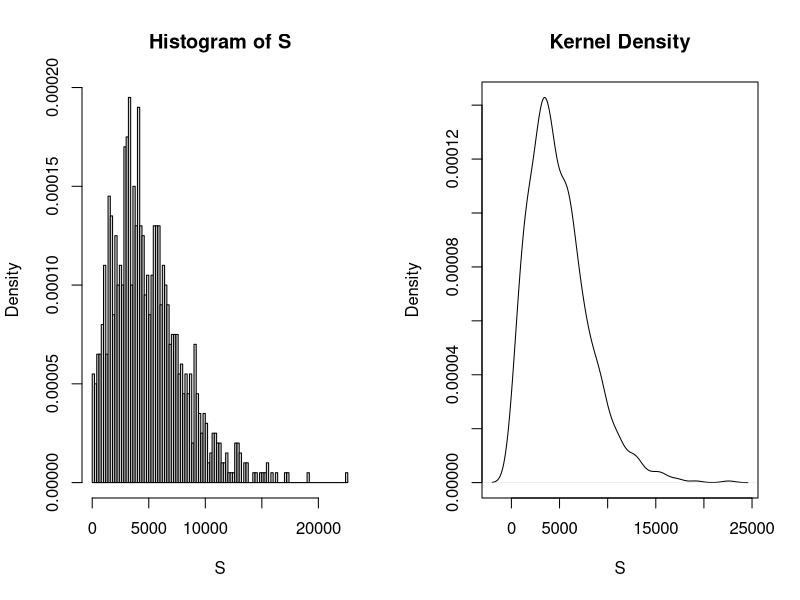
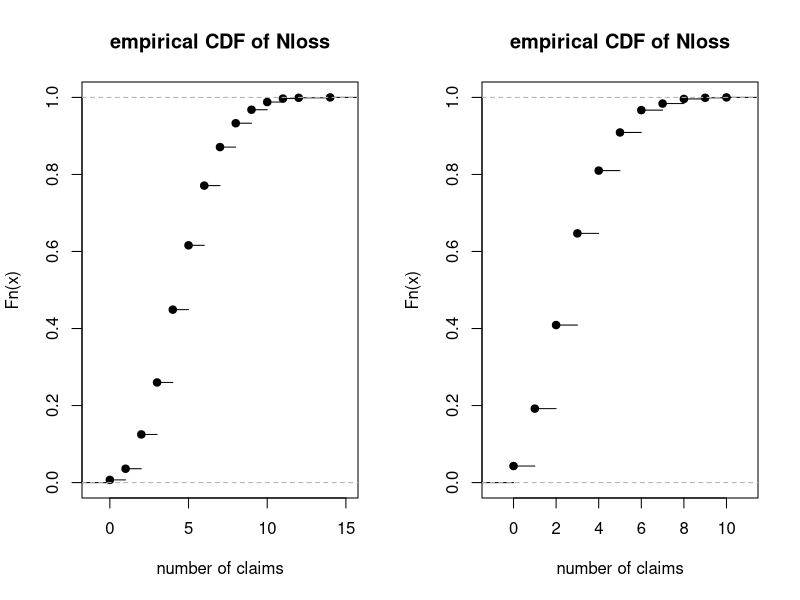
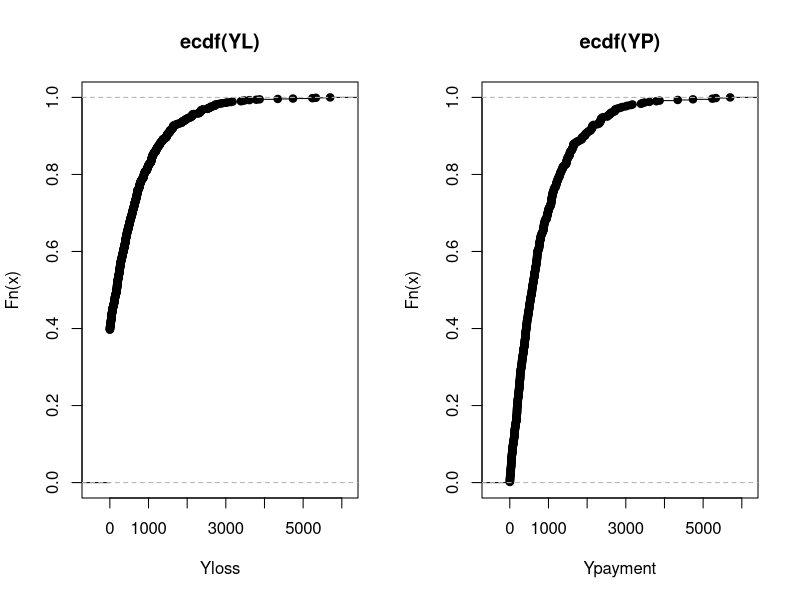

These figures' R source, in order:
# set parameters
lambda = 5
theta = 1000
set.seed(123)
size = 1000
S <- rep(NA,size)
N <- rpois(size,lambda)
Npolicy <- rep(NA, size)
for (i in 1:size){
  uu <- runif(N[i])
  Y <- -theta*log((1-uu))
  S[i] <- sum(Y)
  Npolicy[i] <- sum(Y > 500)
}

#1.(a)
# show distribution of aggregate loss S
par(mfrow=c(1,2))
hist(S,freq=F,breaks=100)
plot(density(S),main = "Kernel Density", xlab="S")

#1.(b)
#simulated values
mean(S)
var(S)
#true values
E <- lambda * theta
E
V <- lambda * (2*theta^2 - theta^2) + (lambda * theta^2)
V
#accuracy of mean and variance
1-((E-mean(S))/E)
1-((V-var(S))/V)
#the ture mean and true variance are close to the estimate mean and variance.
#by law of large number, increase size can make the simulation more accurate

#1.(c)
#P(S>10000) by normal distribution
1-pnorm(10000, mean = mean(S), sd = (var(S))^0.5, lower.tail = TRUE, log.p = FALSE) 
#P(S>10000) by simulation
count = 0
for (i in 1:size){
  if (S[i] > 10000){
    count = count +1
  }
}
count/size
#normal approximation is better because the size of simulation is 1000, which is too small

#1.(d)
VaR = quantile(S,prob=0.95)         # significance level = 0.05
CTE = sum(S*(S>VaR))/sum((S>VaR))
rm = c(VaR,CTE)
names(rm) = c("VaR","CTE")
print(rm)


#2.(a)(i)
Nloss <- N
table(Nloss)
table(Npolicy)
plot(ecdf(Nloss), main = "empirical CDF of Nloss", xlab = "number of claims")
plot(ecdf(Npolicy), main = "empirical CDF of Nloss", xlab = "number of claims")
#the Numbers per policy is light tail than Numbers per loss

#2.(a)(ii)
lambda.new = lambda*exp(-500/theta)
lambda.new
n = 1000
tbl = cbind(n*(dpois(0,lambda.new)),
              n*(dpois(1,lambda.new)),
              n*(dpois(2,lambda.new)),
              n*(dpois(3,lambda.new)),
              n*(dpois(4,lambda.new)),
              n*(dpois(5,lambda.new)),
              n*(dpois(6,lambda.new)),
              n*(dpois(7,lambda.new)),
              n*(1-ppois(7,lambda.new)))

#  PEARSON GOODNESS-OF-FIT STATISTIC
actual = data.frame(table(Npolicy))[,2];
length(actual) = 9
diff = actual-tbl
(PearsonG = sum(diff*diff/tbl))
cbind(tbl,PearsonG)
#  p-value
1-pchisq(PearsonG, df=9-1)

#2.(b)(i)
YL <- pmax(0, (rexp(size, 1/theta) - 500)*0.8)
YP <- YL[YL>0]
plot(ecdf(YL), xlab = "Yloss")
plot(ecdf(YP), xlab = "Ypayment")

YPAY<-rexp(size,1/(.8*theta)) #memoryless property


mean(YPAY)
#Ypayment has less number of claims and it must be larger than zero

#2.(b)(ii)
library(goftest)
#Kolmogorov-Smirnov # the test statistic is "D"
ks.test(YP, "pexp",rate=1/(0.8*theta))

#3.
set.seed(123)
s.stop.loss <- rep(NA,size)
n.stop.loss <- rpois(size,lambda)
for (i in 1:size){
  u <- runif(n.stop.loss[i])
  X <- -theta*log(1-u)
  Xsl<- X-500
  Xsl[Xsl>2500] <- 2500
  Xsl[Xsl<0]<-0
  s.stop.loss[i] <-sum(Xsl)
}
s.stop.loss<-s.stop.loss-2500
s.stop.loss[s.stop.loss<0]<-0
mean(s.stop.loss)
